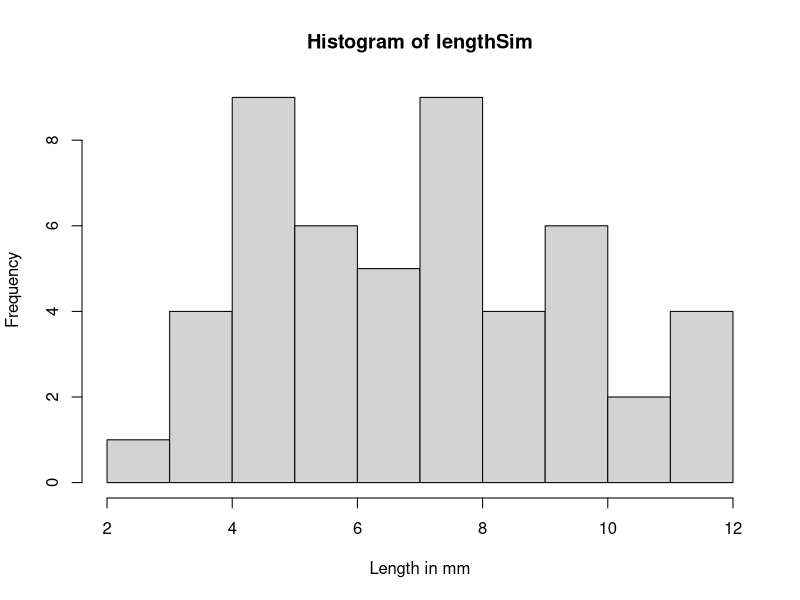

Recreate this plot in R.
## ---- chunk 1
# 2 memory sticks are greater than 10mm in length
# there are 10 different memory sticks in total
P_scrapped <- (2/10)
P_scrapped
## ---- chunk 2
#50 memory stick lengths simulation
lengthSim <- runif(50,2,12)

#histogram plot of simulation
hist(lengthSim, breaks = 10, xlab = "Length in mm", ylab = "Frequency")

#mean and variance calculations
mean <- mean(lengthSim)
variance <- var(lengthSim)

cat("Simulated mean of lengths:", mean)
cat("Simulated variance of lengths :", variance)
## ---- chunk 3
pdf <- function(x) 0.025*x + b
firstpart_integrand <-integrate(function(x)0.025*x,2,6)
secondpart_integrand <- (function(b)6-2*b)

firstpart_integrand

eqn <- function(b) 0.4 + 4*b -1
b <- uniroot(eqn, c(0, 1))$root
cat("Only possible value of b :", b)
## ---- chunk 4
pdf <- function(x) 0.025*x + 0.15
integral <- integrate(pdf,3,6)
integral
## ---- chunk 5
xpdf <- function(x) x*(0.025*x + 0.15)
integral <- integrate(xpdf,2,6)
integral
## ---- chunk 6
a <- -pi
b <- pi

#defining the uniform density function
pdf_x <- function(x) {
  ifelse(x >= a & x <= b, 1/(2*pi), 0)
}

# P(X ≤ 0)
prob1 <- integrate(pdf_x, a, 0)$value

# P(X ≤ 𝜋∕2)
prob2 <- integrate(pdf_x, a, pi/2)$value

#the results
cat("P(X ≤ 0) = ", prob1)
cat("P(X ≤ 𝜋∕2) = ",prob2)

